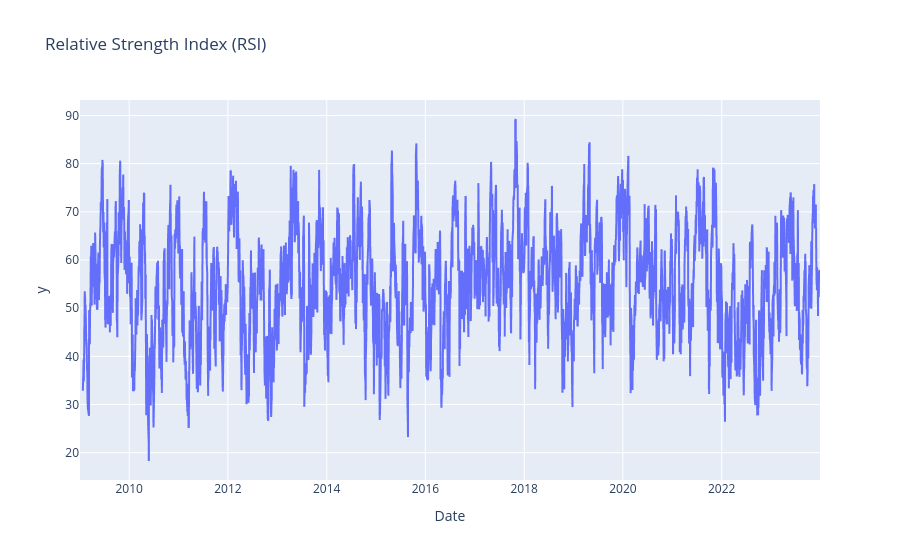

The code cell stored with this chart in its notebook:
### Code cell
plotter.plot_rsi(data)

### Figure 1 — Plotly figure (JSON) as saved in the notebook; plotly's stock layout.template omitted (floating-point values rounded to 4 significant figures; data arrays with more than 128 entries replaced by an {"elided": "..."} marker saying what was removed)
{"data": [{"hovertemplate": "Date=%{x}<br>y=%{y}<extra></extra>", "legendgroup": "", "line": {"color": "#636efa", "dash": "solid"}, "marker": {"symbol": "circle"}, "mode": "lines", "name": "", "showlegend": false, "type": "scattergl", "x": {"elided": "3774 str values"}, "xaxis": "x", "y": {"elided": "3774 float values"}, "yaxis": "y"}], "layout": {"legend": {"tracegroupgap": 0}, "title": {"text": "Relative Strength Index (RSI)"}, "xaxis": {"anchor": "y", "domain": [0, 1], "title": {"text": "Date"}}, "yaxis": {"anchor": "x", "domain": [0, 1], "title": {"text": "y"}}}}
